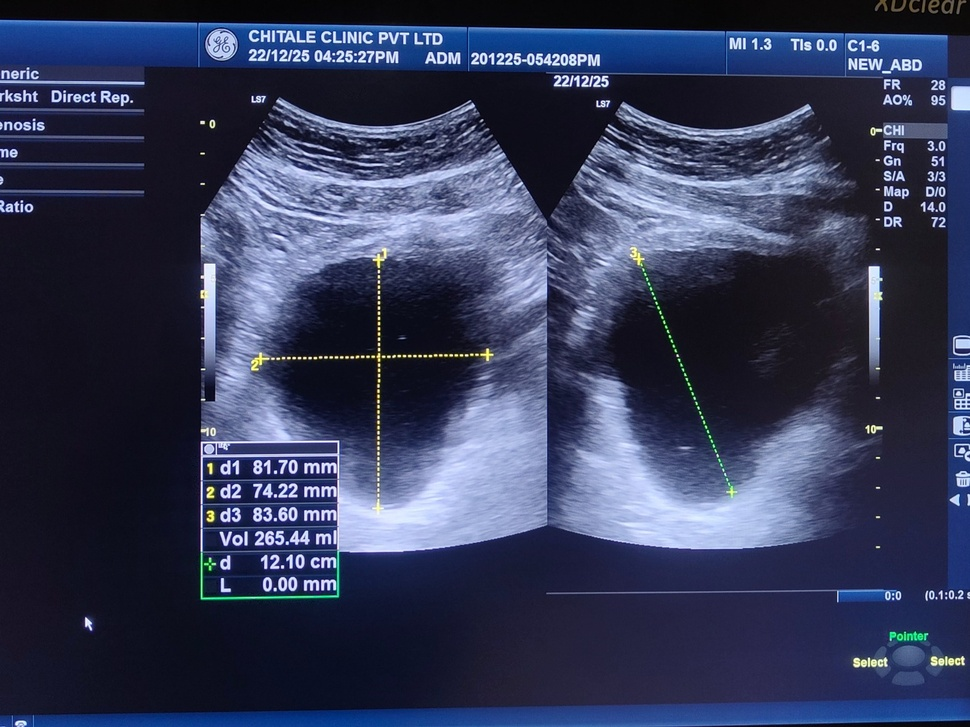
#> input picture img012.jpg, 970 x 727 px, shrunk from 1600 x 1200 before the run, found by its file name
$ python volume.py
#> lines starting #> are read from the running program, lines starting #| are printed output that depends on the picture
import cv2
import numpy as np

points = []
current_mode = "left"  # left or right

def distance(p1, p2):
    return np.sqrt((p1[0]-p2[0])**2 + (p1[1]-p2[1])**2)

def click_event(event, x, y, flags, param):
    global points, img_display

    if event == cv2.EVENT_LBUTTONDOWN:
        points.append((x, y))

        cv2.circle(img_display, (x, y), 5, (0,0,255), -1)

        if len(points) % 2 == 0:
            cv2.line(img_display, points[-2], points[-1], (0,255,0), 2)

        cv2.imshow("Annotate", img_display)


def annotate_dual(image_path):
#> called with image_path = 'D:\\Bladder-images-processing\\img012.jpg'
    global img_display, points

    img = cv2.imread(image_path)
#> img is the input picture: shape (727, 970, 3); mean B, G, R 88.5, 59.4, 52.6
    h, w = img.shape[:2]
#> h = 727; w = 970

    # split into left & right
    left = img[:, w//5:w//3]
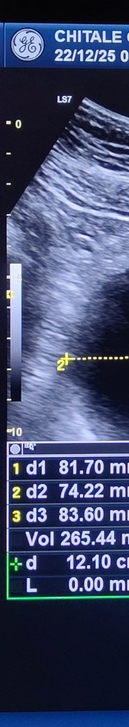
#> left: shape (727, 129, 3); mean B, G, R 107.2, 74.5, 65.4
    right = img[:, w//2:]
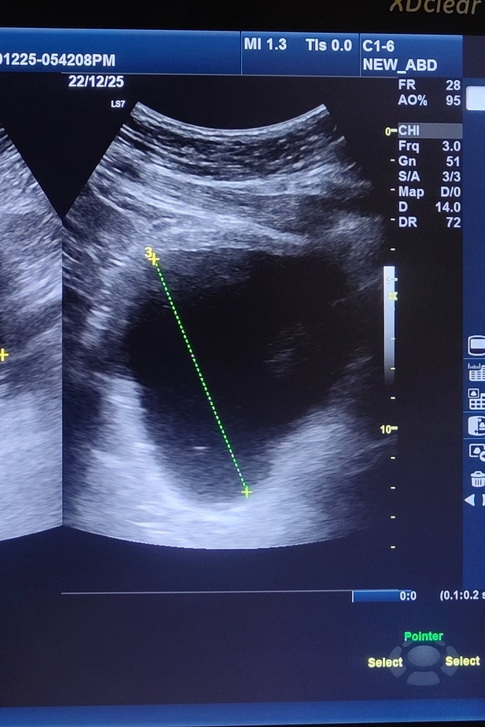
#> right: shape (727, 485, 3); mean B, G, R 96.2, 65.4, 58.2

    print("STEP 1: LEFT IMAGE")
    print("Click 4 points:")
    print("1-2: Length (vertical)")
    print("3-4: Width (horizontal)")

    points = []
    img_display = left.copy()
    cv2.imshow("Annotate", img_display)
    cv2.setMouseCallback("Annotate", click_event)
    cv2.waitKey(0)

    left_points = points.copy()

    print("STEP 2: RIGHT IMAGE")
    print("Click 2 points:")
    print("5-6: Depth (H)")

    points = []
    img_display = right.copy()
    cv2.imshow("Annotate", img_display)
    cv2.setMouseCallback("Annotate", click_event)
    cv2.waitKey(0)
    cv2.destroyAllWindows()

    right_points = points.copy()

    return left_points, right_points


def compute_volume(left_pts, right_pts, pixel_spacing=0.1):
    # LEFT
#> (the run stopped early here; a loop or call above may not have finished)

$ run again, with img01.jpg copied over img012.jpg
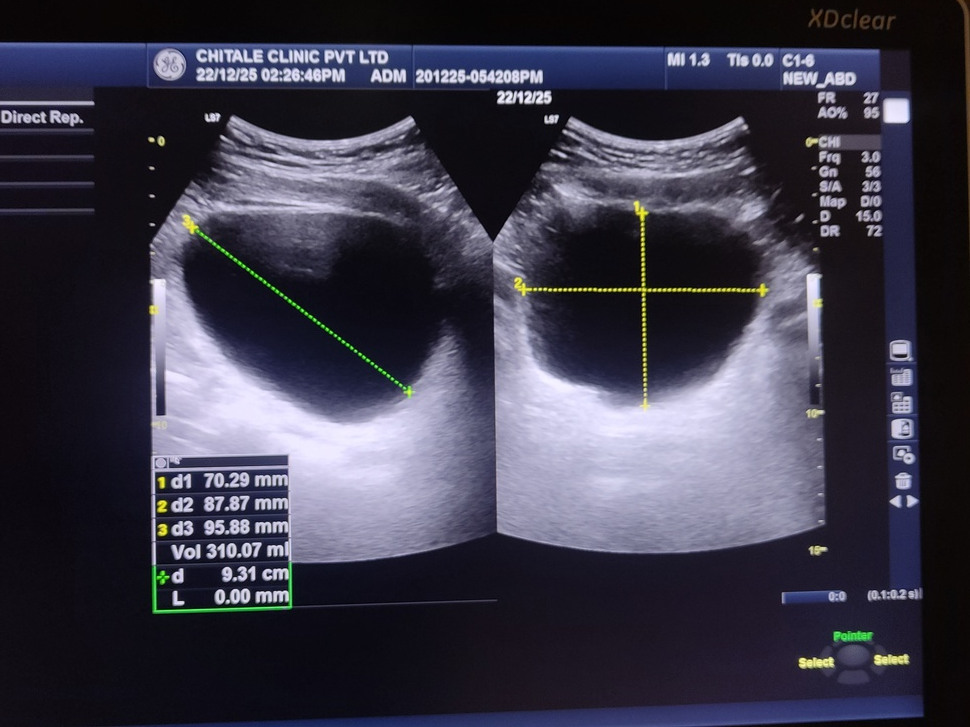
#> input picture img01.jpg, 970 x 727 px, shrunk from 4096 x 3072 before the run, found by its file name
#> in annotate_dual, img is the input picture: shape (727, 970, 3); mean B, G, R 73, 57.9, 59.7
#> in annotate_dual, `left = img[:, w//5:w//3]`:
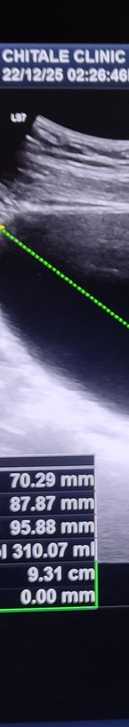
#> left: shape (727, 129, 3); mean B, G, R 95.1, 78, 77.7
#> in annotate_dual, `right = img[:, w//2:]`:
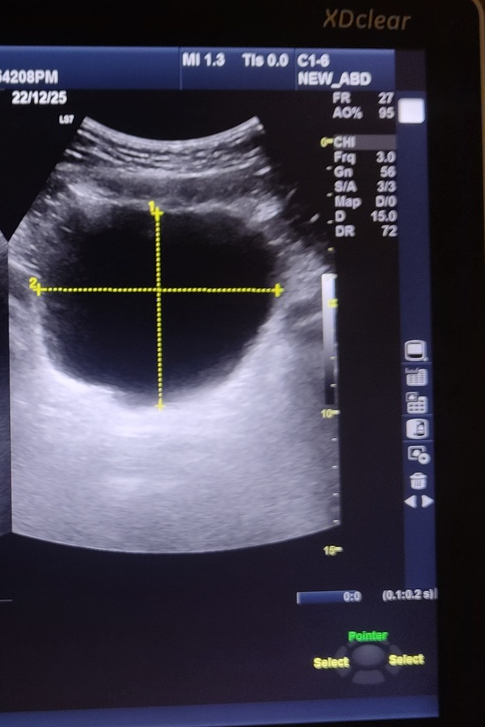
#> right: shape (727, 485, 3); mean B, G, R 76.1, 60.8, 63.5

$ run again, with img010.jpg copied over img012.jpg
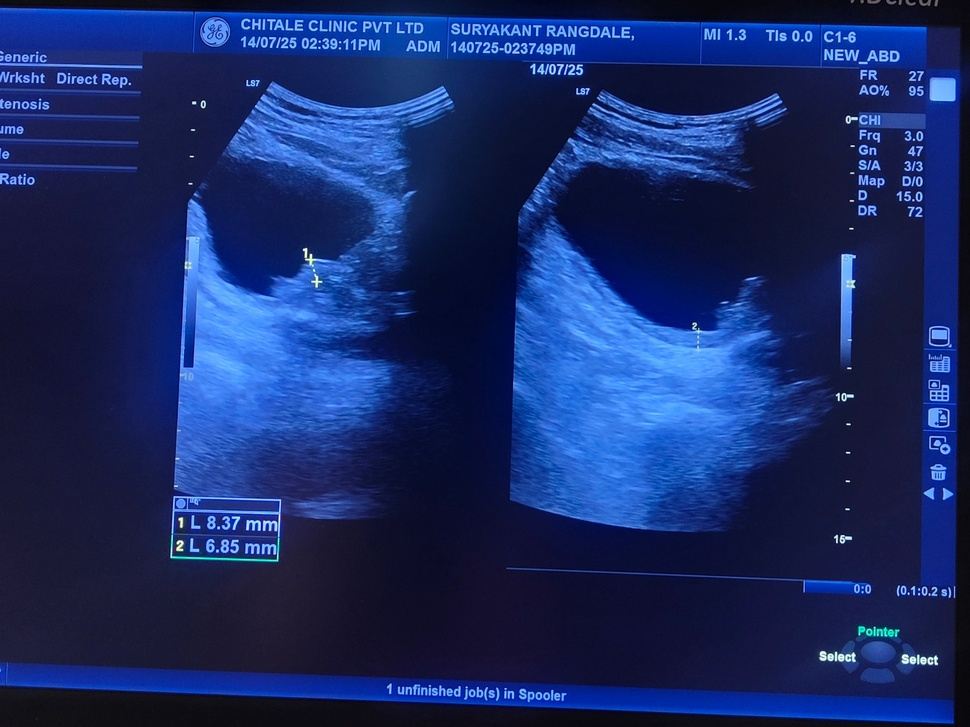
#> input picture img010.jpg, 970 x 727 px, shrunk from 1600 x 1200 before the run, found by its file name
#> in annotate_dual, img is the input picture: shape (727, 970, 3); mean B, G, R 101.8, 43.1, 24.2
#> in annotate_dual, `left = img[:, w//5:w//3]`:
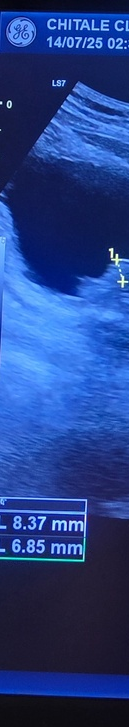
#> left: shape (727, 129, 3); mean B, G, R 135.2, 64.1, 35.9
#> in annotate_dual, `right = img[:, w//2:]`:
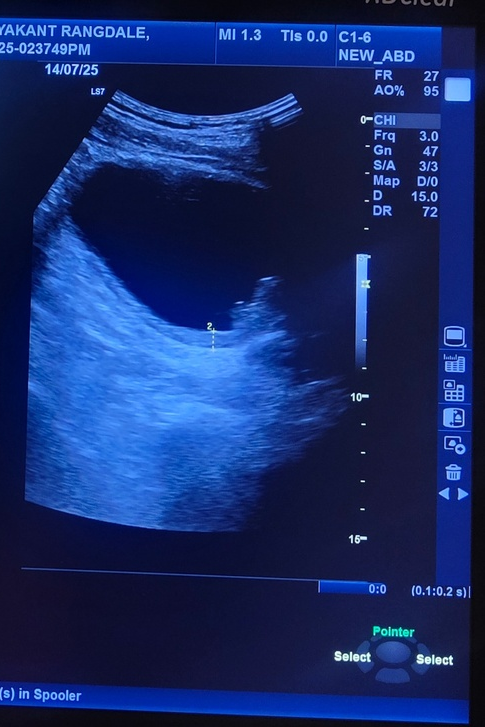
#> right: shape (727, 485, 3); mean B, G, R 103.9, 43.2, 22.5

$ run again, with img011.jpg copied over img012.jpg
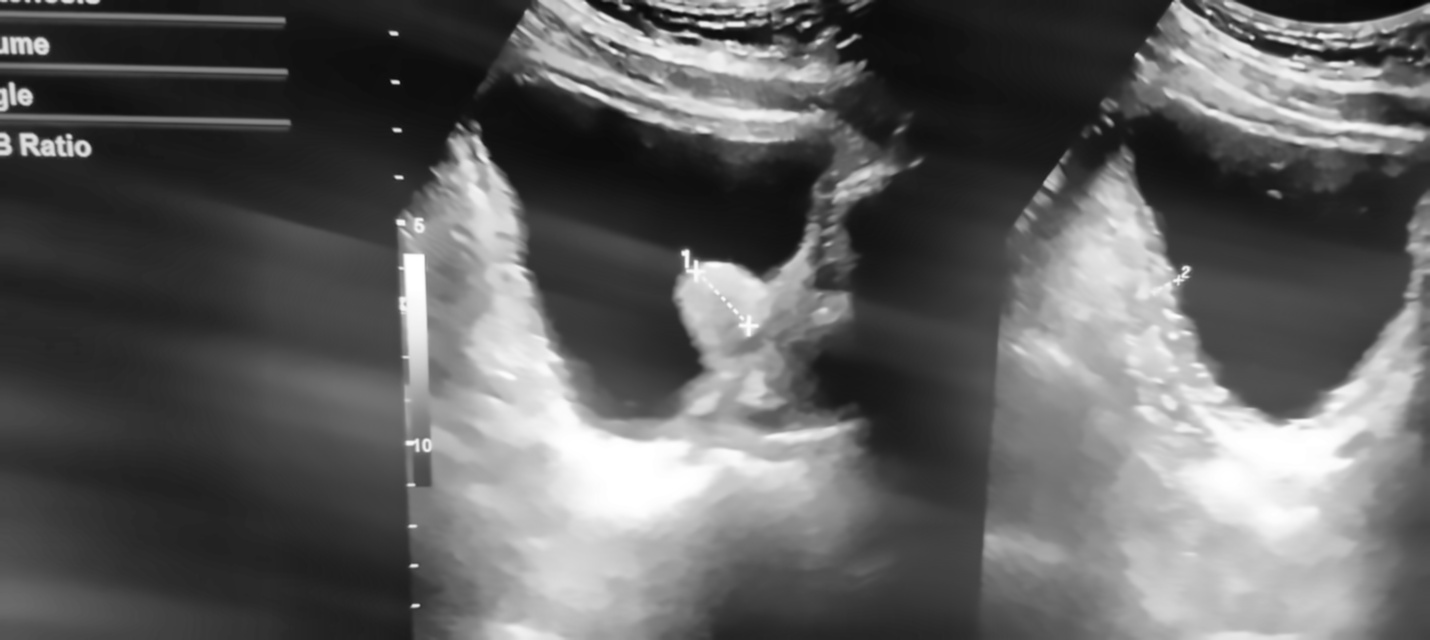
#> input picture img011.jpg, 1430 x 640 px, found by its file name
#> in annotate_dual, img is the input picture: shape (640, 1430, 3); min 7, max 255, mean 95.8
#> in annotate_dual, `left = img[:, w//5:w//3]`:
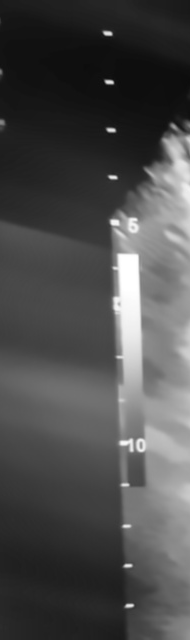
#> left: shape (640, 190, 3); min 12, max 255, mean 75.6
#> in annotate_dual, `right = img[:, w//2:]`:
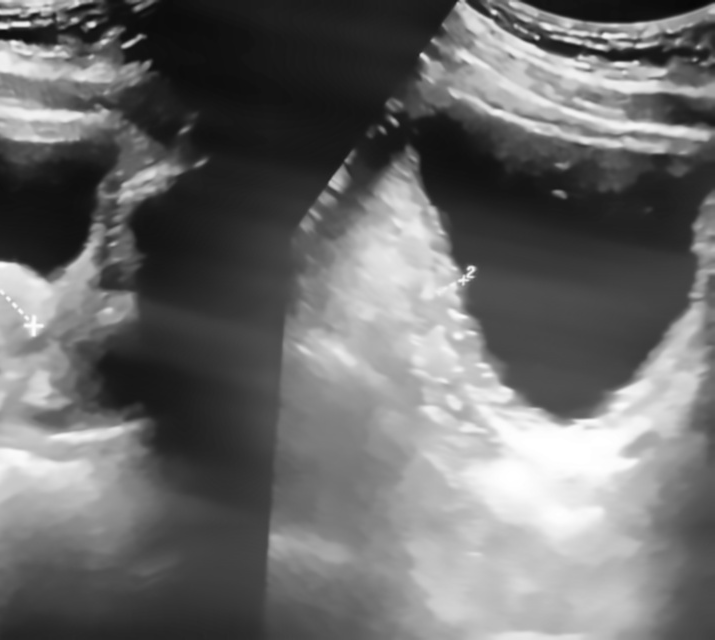
#> right: shape (640, 715, 3); min 7, max 255, mean 107.4
